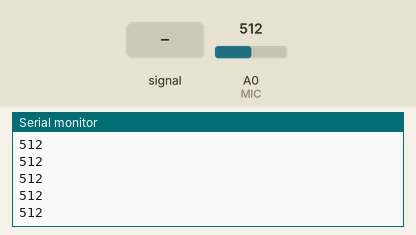
A sketch run on a simulated Arduino Leonardo, built with avr-gcc and run on an emulated ATmega32U4. On the bench: the last lines printed to the serial monitor. Inputs (shaded band) come from the test bench; at power-on: A0 (MIC) = 512.

Above: at 1.2 s.
1.3 s: A0 (MIC) fed a 200 Hz sine of ±81 counts around its level
At 1.56 s:
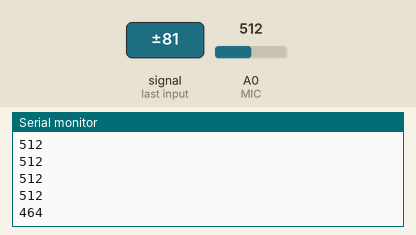
2.8 s: A0 (MIC) set to 716
At 2.96 s:
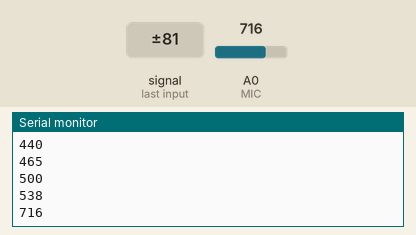
4.3 s: A0 (MIC) fed a 1000 Hz sine of ±255 counts around its level
At 4.56 s:
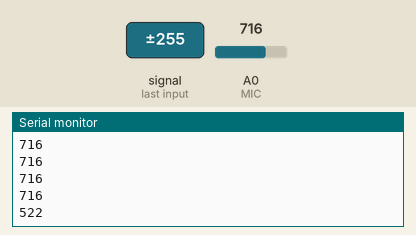
5.8 s: A0 (MIC) set to 900
At 5.97 s:
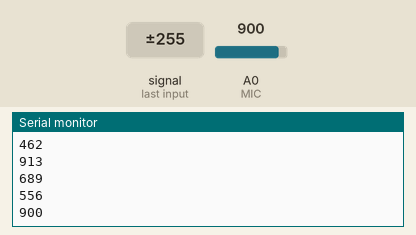
Timing chart, 0 to 8.3 s (numbered marks = the images above; inputs shaded):
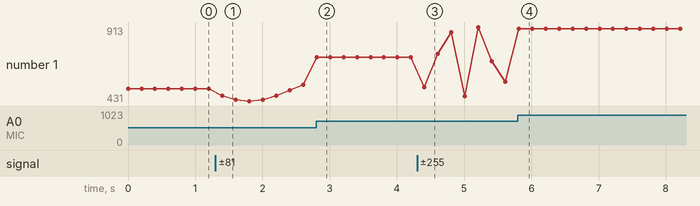

The sketch:

microphone_input.ino
```cpp
#define PC Serial
#define MIC 0

void setup() {
  // put your setup code here, to run once:
  PC.begin(115200);
}

void loop() {
  PC.println(analogRead(MIC));
  delay(200);
}
```

Measured:
- after the input at 1.3 s, the serial monitor: prints a new line after 0.10 s (image 1)
- after the input at 2.8 s, the serial monitor: prints a new line at once (image 2)
- after the input at 4.3 s, the serial monitor: prints a new line after 0.11 s (image 3)
- after the input at 5.8 s, the serial monitor: prints a new line at once (image 4)
- plotted number 1: 512 → 538 after the input at 1.3 s, 538 → 716 after the input at 2.8 s, 716 → 556 after the input at 4.3 s, 556 → 900 after the input at 5.8 s
